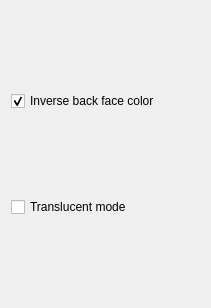
<?xml version="1.0" encoding="UTF-8"?>
<ui version="4.0">
 <class>ShadingEffectsRenderConfig</class>
 <widget class="QWidget" name="ShadingEffectsRenderConfig">
  <property name="geometry">
   <rect>
    <x>0</x>
    <y>0</y>
    <width>211</width>
    <height>308</height>
   </rect>
  </property>
  <property name="sizePolicy">
   <sizepolicy hsizetype="Preferred" vsizetype="Preferred">
    <horstretch>0</horstretch>
    <verstretch>0</verstretch>
   </sizepolicy>
  </property>
  <property name="windowTitle">
   <string>Form</string>
  </property>
  <layout class="QVBoxLayout" name="verticalLayout">
   <item>
    <widget class="QCheckBox" name="checkBox_inverse_back_color">
     <property name="text">
      <string>Inverse back face color</string>
     </property>
     <property name="checked">
      <bool>true</bool>
     </property>
    </widget>
   </item>
   <item>
    <widget class="QCheckBox" name="checkBox_translucent_mode">
     <property name="text">
      <string>Translucent mode</string>
     </property>
    </widget>
   </item>
  </layout>
 </widget>
 <resources/>
 <connections/>
</ui>
